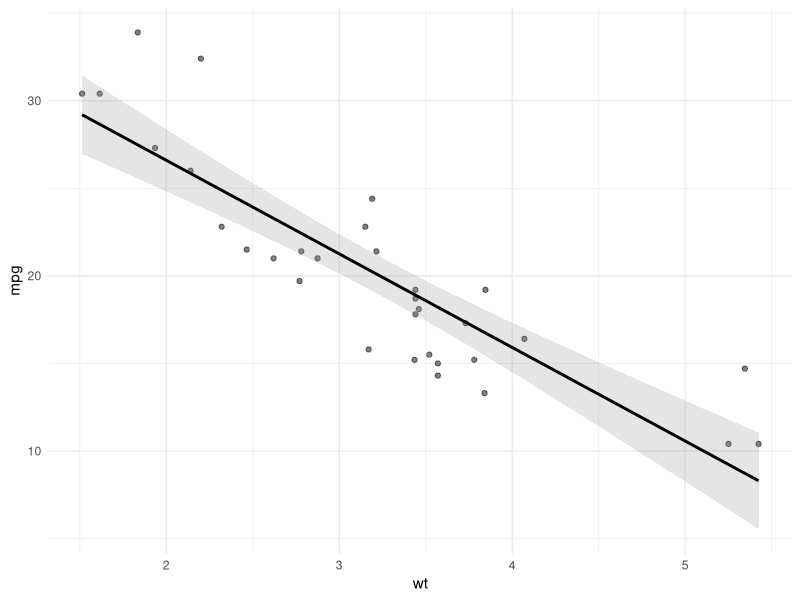

Source code (R):
## ---- chunk 1
#| message: false
library(tidyverse)
library(scales)
## ---- chunk 2
#| message: false
ggplot(mtcars, aes(x = wt, y = mpg)) +
  geom_point(alpha = .5) +
  geom_smooth(
    method = "lm",
    alpha = .25,
    color = "black"
  ) +
  theme_minimal()
